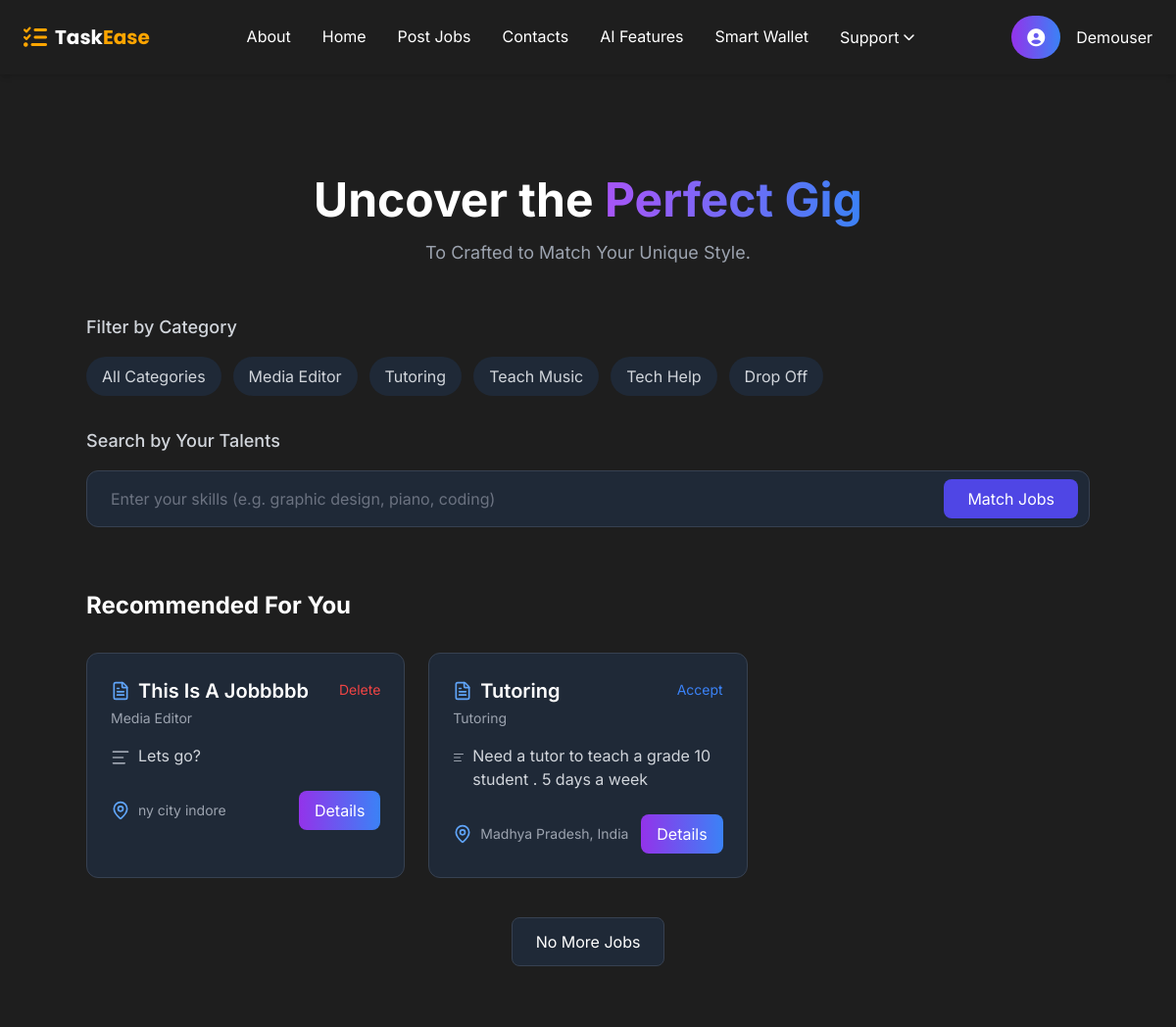
The page /dashboard (signed in, upper part) on the database as committed earlier.
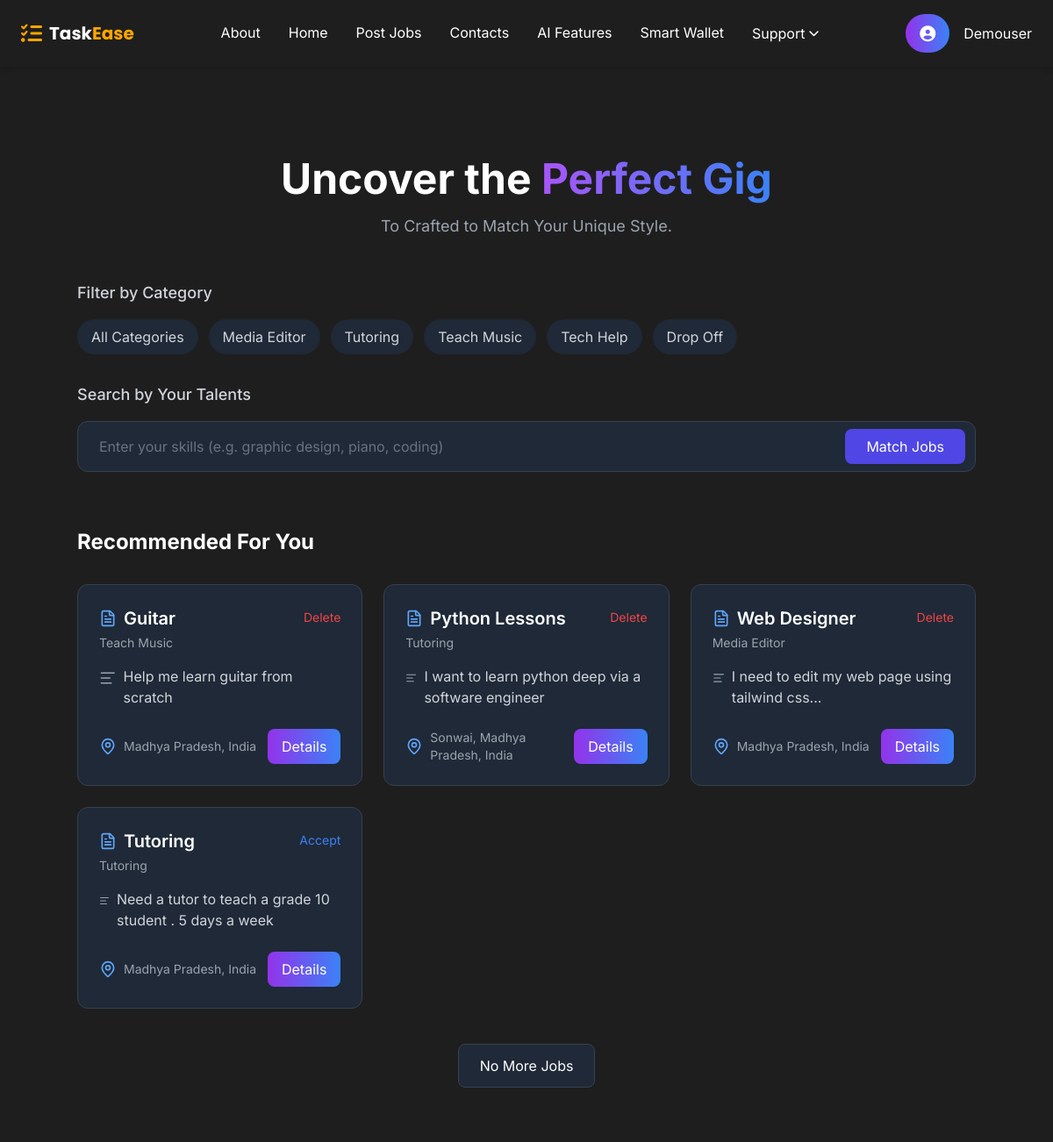
The same page on the database as committed later.
### app.py (models this page shows, shortened)
class Errands(db.Model):
    sno = db.Column(db.Integer , primary_key = True)
    job = db.Column(db.String(200) , nullable = False)
    category = db.Column(db.String(50) )
    desc = db.Column(db.String(500) , nullable = True)
    pay = db.Column(db.Integer , nullable = False)
    date_created = db.Column(db.Date,default=lambda: datetime.now().date())
    user_id = db.Column(db.Integer, db.ForeignKey('users.id'), nullable=False)
    location = db.Column(db.String(100), nullable=False)
    skills = db.Column(db.String(300), nullable=True)

### app.py (the view)
@app.route('/dashboard', methods=['GET', 'POST'])
def dashboard():
    if 'user_id' not in session:
        return redirect('/login')
    user = User.query.get(session['user_id'])
    if not user:
        session.clear()
        return redirect('/login')
    username = session.get('username')
    search_query = request.args.get('search', '')
    selected_category = request.args.get('category', 'All')
    alljobs = Errands.query
    if search_query:
        keywords = [word.strip() for word in search_query.split(',')]
        search_filter = or_(
            *[Errands.desc.ilike(f"%{word}%") | Errands.job.ilike(f"%{word}%") for word in keywords]
        )
        alljobs = alljobs.filter(search_filter)
    if selected_category != 'All':
        alljobs = alljobs.filter_by(category=selected_category)
    alljobs = alljobs.order_by(Errands.sno.desc()).all()
    return render_template('dashboard.html', user=user, username=username, alljobs=alljobs, selected_category=selected_category, search_query=search_query)

### templates/dashboard.html (shortened to what this page needs)
{% extends 'base.html' %}
{% block body %}
<head>
    <script src="https://cdn.tailwindcss.com"></script>
    <link href="https://cdn.jsdelivr.net/npm/lucide-icons@0.1.4/dist/lucide.min.css" rel="stylesheet">
</head>
<body class="min-h-screen">
    <div class="container mx-auto px-4 py-8">
    </div>
    <section class="mb-12 text-center">
        <h2 class="text-4xl md:text-5xl font-bold mb-4">Uncover the <span
                class="bg-gradient-to-r from-purple-500 to-blue-500 bg-clip-text text-transparent">Perfect
                Gig</span></h2>
        <p class="text-gray-400 max-w-2xl mx-auto text-lg">To Crafted to Match Your Unique Style.</p>
    </section>
    <section class="mb-16">
        <div class="max-w-5xl mx-auto">
            <div class="mb-8">
                <h3 class="text-lg font-medium mb-4 text-gray-300">Filter by Category</h3>
                <div class="flex flex-wrap gap-3">
                    <form method="GET" action="{{ url_for('dashboard') }}">
                        <button type="submit"
                            class="category-btn px-4 py-2 rounded-full bg-gray-800 text-gray-300 hover:bg-purple-700 hover:text-white transition {% if request.args.get('category') == 'All' %}bg-purple-700 text-white{% endif %}">
                            All Categories
                        </button>
                    </form>
                    <form method="GET" action="{{ url_for('dashboard') }}">
                        <button type="submit"
                            class="category-btn px-4 py-2 rounded-full bg-gray-800 text-gray-300 hover:bg-purple-700 hover:text-white transition {% if request.args.get('category') == 'Media Editor' %}bg-purple-700 text-white{% endif %}">
                            Media Editor
                        </button>
                    </form>
                    <form method="GET" action="{{ url_for('dashboard') }}">
                        <button type="submit"
                            class="category-btn px-4 py-2 rounded-full bg-gray-800 text-gray-300 hover:bg-purple-700 hover:text-white transition {% if request.args.get('category') == 'Tutoring' %}bg-purple-700 text-white{% endif %}">
                            Tutoring
                        </button>
                    </form>
                    <form method="GET" action="{{ url_for('dashboard') }}">
                        <button type="submit"
                            class="category-btn px-4 py-2 rounded-full bg-gray-800 text-gray-300 hover:bg-purple-700 hover:text-white transition {% if request.args.get('category') == 'Teach Music' %}bg-purple-700 text-white{% endif %}">
                            Teach Music
                        </button>
                    </form>
                    <form method="GET" action="{{ url_for('dashboard') }}">
                        <button type="submit"
                            class="category-btn px-4 py-2 rounded-full bg-gray-800 text-gray-300 hover:bg-purple-700 hover:text-white transition {% if request.args.get('category') == 'Tech Help' %}bg-purple-700 text-white{% endif %}">
                            Tech Help
                        </button>
                    </form>
                    <form method="GET" action="{{ url_for('dashboard') }}">
                        <button type="submit"
                            class="category-btn px-4 py-2 rounded-full bg-gray-800 text-gray-300 hover:bg-purple-700 hover:text-white transition {% if request.args.get('category') == 'Drop Off' %}bg-purple-700 text-white{% endif %}">
                            Drop Off
                        </button>
                    </form>
                </div>
            </div>
            <div>
                <h3 class="text-lg font-medium mb-4 text-gray-300">Search by Your Talents</h3>
                <form method="GET" action="{{ url_for('dashboard') }}">
                    <div class="relative">
                        <input type="text" name="search" value="{{ request.args.get('search', '') }}"
                            placeholder="Enter your skills (e.g. graphic design, piano, coding)"
                            class="w-full py-4 px-6 rounded-xl bg-gray-800 text-white placeholder-gray-500 border border-gray-700 focus:outline-none search-glow transition">
                        <button
                            class="absolute right-3 top-1/2 transform -translate-y-1/2 bg-indigo-600 text-white px-6 py-2 rounded-lg hover:bg-indigo-700 transition">
                            Match Jobs
                        </button>
                    </div>
                </form>
            </div>
        </div>
    </section>
    <section class="mb-16">
        <div class="max-w-5xl mx-auto">
            <div class="flex justify-between items-center mb-8">
                <h2 class="text-2xl font-bold">Recommended For You</h2>
            </div>
            <div class="grid grid-cols-1 md:grid-cols-2 lg:grid-cols-3 gap-6" id="job-container">
                {% for job in alljobs %}
                <div class="bg-gray-800 rounded-xl p-6 border border-gray-700 transition duration-300 card-hover">
                    <div class="flex justify-between items-start mb-4">
                        <div>
                            <div class="flex items-center space-x-2 mb-1">
                                <i data-lucide="file-text" class="w-5 h-5 text-blue-400"></i>
                                <h3 class="text-xl font-semibold text-white">{{ job.job |title }}</h3>
                            </div>
                            <p class="text-gray-400 text-sm">{{ job.category }}</p>
                        </div>
                        <div>
                            {% if job.user_id == user.id %}
                                <a href="{{ url_for('remove', sno=job.sno) }}" class="text-red-500 hover:underline text-sm">Delete</a>
                            {% else %}
                                <a href="{{ url_for('chat', receiver_id=job.user_id) }}?job_id={{ job.sno }}" class="text-blue-500 hover:underline text-sm">Accept</a>
                            {% endif %}
                        </div>
                    </div>
                    <div class="flex items-start space-x-2 mb-6">
                        <i data-lucide="text" class="w-5 h-5 text-gray-400 mt-1"></i>
                        <p class="text-gray-300">{{ job.desc|capitalize }}</p>
                    </div>
                    <div class="flex justify-between items-center">
                        <div class="flex items-center space-x-2">
                            <div class="location-glow pulse-hover cursor-pointer">
                                <i data-lucide="map-pin" class="w-5 h-5 text-blue-400"></i>
                            </div>
                            <span class="text-gray-400 text-sm">{{ job.location }}</span>
                        </div>
                        <button
                            class="bg-gradient-to-r from-purple-600 to-blue-500 text-white px-4 py-2 rounded-lg hover:opacity-90 transition">
                            Details
                        </button>
                    </div>
                </div>
                {% endfor %}
            </div>
            <div class="w-full flex justify-center mt-10">
                <button id="load-more-btn"
                    class="bg-gray-800 text-white px-6 py-3 rounded-lg border border-gray-700 hover:bg-gray-700 transition">
                </button>
            </div>
    </section>
</body>
{% endblock body %}

### templates/base.html (shortened to what this page needs)
<!DOCTYPE html>
<html lang="en">
<head>
    <script src="https://cdn.tailwindcss.com"></script>
    <link rel="stylesheet" href="https://cdnjs.cloudflare.com/ajax/libs/font-awesome/6.4.0/css/all.min.css">
</head>
<body class="font-inter bg-dark text-white min-h-screen">
    <nav class="bg-dark text-white py-4 px-6 shadow-md sticky top-0 z-50">
        <div class="max-w-7xl mx-auto flex justify-between items-center">
            <div class="flex items-center space-x-2">
                <i class="fas fa-tasks text-accent text-2xl"></i>
                <a href="/dashboard" class="font-poppins font-bold text-xl">Task<span
                        class="text-accent">Ease</span></a>
            </div>
            <div class="hidden md:flex space-x-8 items-center">
                <a href="/about" class="nav-link">About</a>
                <a href="/dashboard" class="nav-link">Home</a>
                <a href="/postjob" class="nav-link">Post Jobs</a>
                <a href="/contacts" class="nav-link">Contacts</a>
                <a href="#features" class="nav-link">AI Features</a>
                <a href="#wallet" class="nav-link">Smart Wallet</a>
                <div class="relative group">
                    <button class="flex items-center space-x-1 nav-link">
                        <span>Support</span>
                        <i class="fas fa-chevron-down text-xs"></i>
                    </button>
                </div>
            </div>
            <div class="flex items-center space-x-4">
                {% if session['user_id'] %}
                <a href="/logout"
                class="hidden md:block bg-gradient-to-r from-purple-600 to-blue-500 text-white font-medium px-4 py-2 rounded-full smooth-transition flex items-center space-x-2">
                <i class="fas fa-user-circle text-lg"></i>
                <a href = "/p_id">{{session['username']|title }}</a>
                </a>
            {% endif %}
            </div>
        </div>
    </nav>
    {% block body %}
    {% endblock body %}
</body>
</html>

### templates/base.html (style rules this page uses)
.nav-link::after { content: ''; display: block; width: 0; height: 2px; background: #FFA500; transition: width .3s; }
.smooth-transition { transition: all 0.3s ease; }

### templates/dashboard.html (style rules this page uses)
body { font-family: 'Poppins', sans-serif; background-color: #181818; color: #f5f5f5; }
.container { max-width: 1400px; padding-left: 2rem; padding-right: 2rem; }
@media (min-width: 768px) { .container { padding-left: 4rem; padding-right: 4rem; } }

Rows that differ between the two databases and show on the page:
removed Errands: job "This Is A Jobbbbb", category "Media Editor", desc "Lets go?", location "ny city indore"
added Errands: job "Guitar", category "Teach Music", desc "Help me learn guitar from scratch", location "Madhya Pradesh, India"
added Errands: job "Python Lessons", category "Tutoring", desc "I want to learn python deep via a software engineer", location "Sonwai, Madhya Pradesh, India"
added Errands: job "Web Designer", category "Media Editor", desc "I need to edit my web page using tailwind css...", location "Madhya Pradesh, India"
